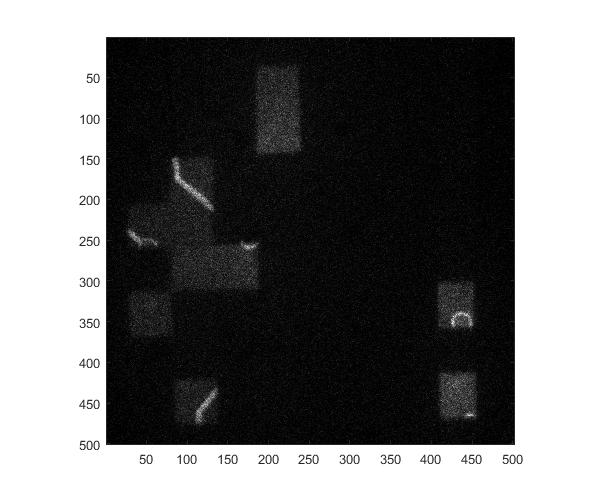
#> input picture data/raw/1.jpg, 600 x 500 px, found by its file name
$ python matrix_detection.py
#> lines starting #> are read from the running program, lines starting #| are printed output that depends on the picture; after the words box and inside, x2 and y2 are one past the last pixel; in counts of white or black regions, pixels touching at a corner belong together
# -*- coding: utf-8 -*-

import numpy as np
import cv2

img = cv2.imread('./data/raw/1.jpg')
#> img is the input picture: shape (500, 600, 3); min 0, max 255, mean 119
gray = cv2.imread('./data/raw/1.jpg',0)
#> gray: shape (500, 600); min 0, max 255, mean 119

ret,thresh = cv2.threshold(gray,127,255,1)
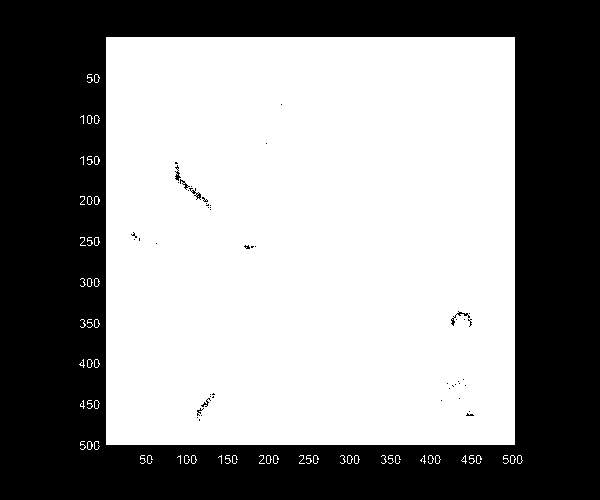
#> thresh: shape (500, 600); 55.9% white; 50 black regions (43 under 20 px)

contours, h = cv2.findContours(thresh,1,2)
#> contours = 173 contours, 120 with area under 20; largest, box (x1, y1, x2, y2) and area: (106, 37, 515, 445) 166056, (174, 170, 182, 182) 42, (456, 311, 469, 317) 37, (87, 441, 93, 450) 33, (94, 196, 100, 205) 33; h = 173 rows, first 6: [1, -1, -1, -1], [2, 0, -1, -1], [3, 1, -1, -1], [4, 2, -1, -1], [5, 3, -1, -1], [6, 4, -1, -1]

for cnt in contours:
    approx = cv2.approxPolyDP(cnt,0.01*cv2.arcLength(cnt,True),True)
    print(len(approx))
    if len(approx)==5:
        print("pentagon")
        cv2.drawContours(img,[cnt],0,255,-1)
    elif len(approx)==3:
        print("triangle")
        cv2.drawContours(img,[cnt],0,(0,255,0),-1)
    elif len(approx)==4:
        print("square")
        cv2.drawContours(img,[cnt],0,(0,0,255),-1)
    elif len(approx) == 9:
        print("half-circle")
        cv2.drawContours(img,[cnt],0,(255,255,0),-1)
    elif len(approx) > 15:
        print("circle")
        cv2.drawContours(img,[cnt],0,(0,255,255),-1)
#> this loop made 173 passes
#> approx on passes 1, 44, 45: [[422, 458], [420, 460], [421, 461], [421, 459]], [[196, 417], [197, 416], [198, 417], [197, 418]], [[200, 415], [201, 414], [202, 415], [201, 416]]
#| 4
#| square
#| 8
#| 11
#| 11
#| 11
#| 8
#| 11
#| 8
#> (further printed lines are left out)
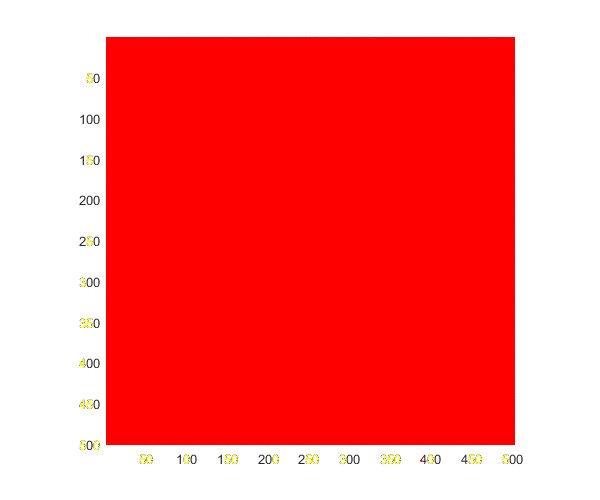
#> img: shape (500, 600, 3); mean B, G, R 112, 112.5, 254.3

cv2.imshow('img',img)
cv2.waitKey(0)
cv2.destroyAllWindows()


#http://opencvpython.blogspot.com.es/2012/06/sudoku-solver-part-2.html
#http://stackoverflow.com/questions/11424002/how-to-detect-simple-geometric-shapes-using-opencv
#https://dsp.stackexchange.com/questions/3595/finding-squares-in-image


import cv2
import numpy as np

img = cv2.imread('./data/raw/1.jpg')
gray = cv2.imread('./data/raw/1.jpg',cv2.COLOR_BGR2GRAY)

gray = cv2.GaussianBlur(gray,(5,5),0)
#> gray: shape (500, 600, 3)
#> (the run stopped early here; a loop or call above may not have finished)

$ run again, with data/raw/2.jpg copied over data/raw/1.jpg
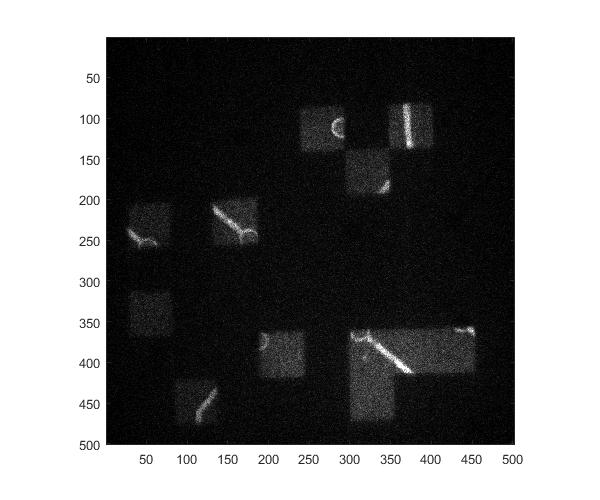
#> input picture data/raw/2.jpg, 600 x 500 px, found by its file name
#> img is the input picture: shape (500, 600, 3); min 0, max 255, mean 120.6
#> `ret,thresh = cv2.threshold(gray,127,255,1)`:
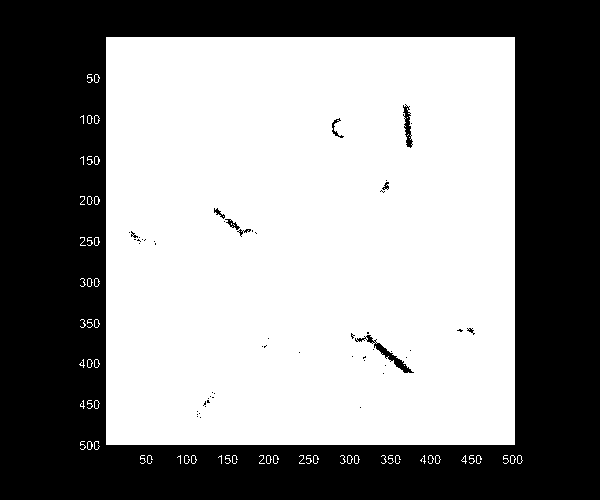
#> thresh: shape (500, 600); 55.7% white; 55 black regions (45 under 20 px)
#> contours = 183 contours, 129 with area under 20; largest, box (x1, y1, x2, y2) and area: (106, 37, 515, 445) 166056, (373, 342, 415, 374) 334, (402, 104, 414, 149) 260, (331, 117, 345, 139) 96, (224, 218, 241, 231) 87; h = 183 rows, first 6: [1, -1, -1, -1], [2, 0, -1, -1], [3, 1, -1, -1], [4, 2, -1, -1], [5, 3, -1, -1], [6, 4, -1, -1]
#> the loop `for cnt in contours:` made 183 passes
#> approx on passes 1, 43, 44: [[422, 458], [420, 460], [421, 461], [421, 459]], [[199, 417], [200, 416], [201, 417], [200, 418]], [[196, 416], [197, 415], [198, 416], [197, 417]]
#> (printed output is left out)

$ run again, with data/raw/3.jpg copied over data/raw/1.jpg
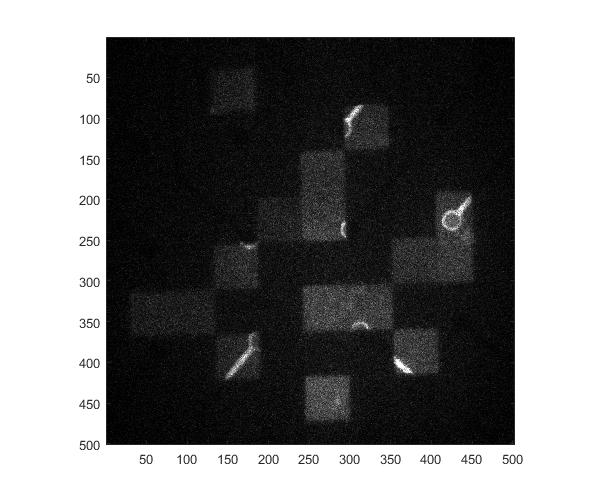
#> input picture data/raw/3.jpg, 600 x 500 px, found by its file name
#> img is the input picture: shape (500, 600, 3); min 0, max 255, mean 123.1
#> `ret,thresh = cv2.threshold(gray,127,255,1)`:
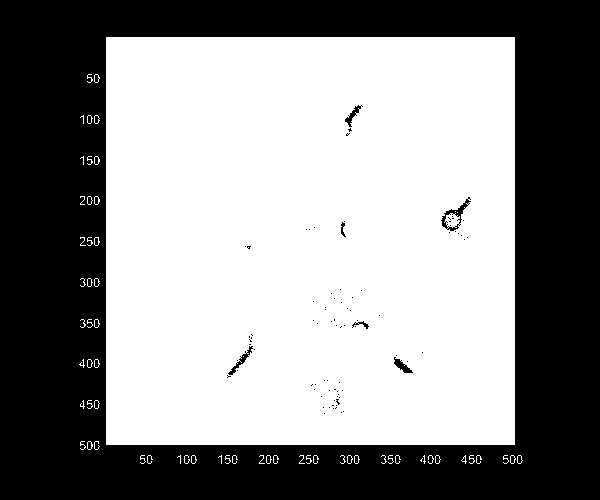
#> thresh: shape (500, 600); 55.7% white; 85 black regions (78 under 20 px)
#> contours = 205 contours, 155 with area under 20; largest, box (x1, y1, x2, y2) and area: (106, 37, 515, 445) 166056, (440, 198, 472, 230) 254, (227, 345, 254, 376) 184, (393, 356, 414, 374) 152, (344, 104, 362, 128) 140; h = 205 rows, first 6: [1, -1, -1, -1], [2, 0, -1, -1], [3, 1, -1, -1], [4, 2, -1, -1], [5, 3, -1, -1], [6, 4, -1, -1]
#> the loop `for cnt in contours:` made 205 passes
#> approx on passes 1, 43, 44: [[422, 458], [420, 460], [421, 461], [421, 459]], [[323, 413], [324, 412], [325, 413], [324, 414]], [[340, 412], [341, 411], [342, 412], [341, 413]]
#> (printed output is left out)
